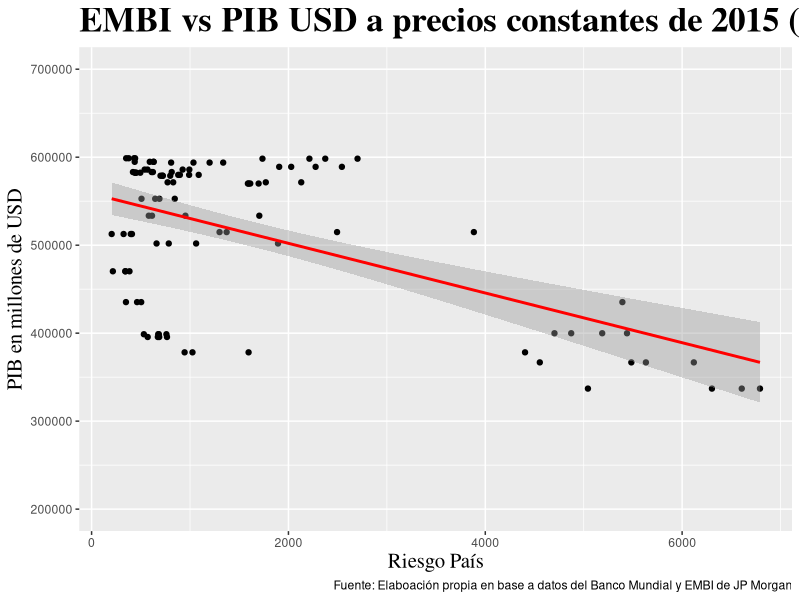

Here is the R script that generated this plot:
library(tidyverse)
library(dplyr)
library(readr)
library(ggplot2)

pib_riesgopais <- read_csv("pib_riesgopais.csv")
head(pib_riesgopais)                         

####Grafico la regresión lineal con ggplot####
plot_pib_riesgopais<-ggplot(pib_riesgopais,
                            aes(x=cierre, y=pbi_en__mm))+
  geom_point()+
  geom_smooth(method = "lm", colour = "red")+
  scale_y_continuous(limits = c(200000,700000),
                     labels = function(n){format(n, scientific = FALSE)})+
  theme (plot.title=element_text(family = "serif", face= "bold", size=25),
         axis.title.y = element_text(family = "serif", size=15),
         axis.title.x = element_text(family = "serif", size=15),
         legend.position = "none")+
  labs(x="Riesgo País",
       y= "PIB en millones de USD",
       title = "EMBI vs PIB USD a precios constantes de 2015 (1999-2023)",
       caption = "Fuente: Elaboación propia en base a datos del Banco Mundial y EMBI de JP Morgan")

plot(plot_pib_riesgopais)
#labels = function... lo hago para quitarle la notación científica a los numeros del Eje Y y que me muestre los numeros enteros#

####Testeamos el modelo de regresión lineal####
##Creo el objeto "modelo_pib_rp" y uso la función lm() para hacer la regresión con las variables##
#Hipotesis nula: El modelo no es válido, es decir, el riesgo pais no explica el pib
modelo_pib_rp <- lm(pbi_en__mm ~ cierre, data = pib_riesgopais)

summary(modelo_pib_rp)
#P-value = 1.504e-09 = 0,000. Es estadísticamente significativo, podemos rechazar H0.
#Coeficiente de determinación R2 = 0,3054. El PBI explica sólo en un 30,54% la variabilidad del Riesgo Pais

##Fórmula de la regresión
modelo_pib_rp$coefficients
# PIB = 558578,76 - 28,23*RiesgoPais . Cuando el riesgo país aumenta en una unidad, el PBI cae en u$d28,23 millones